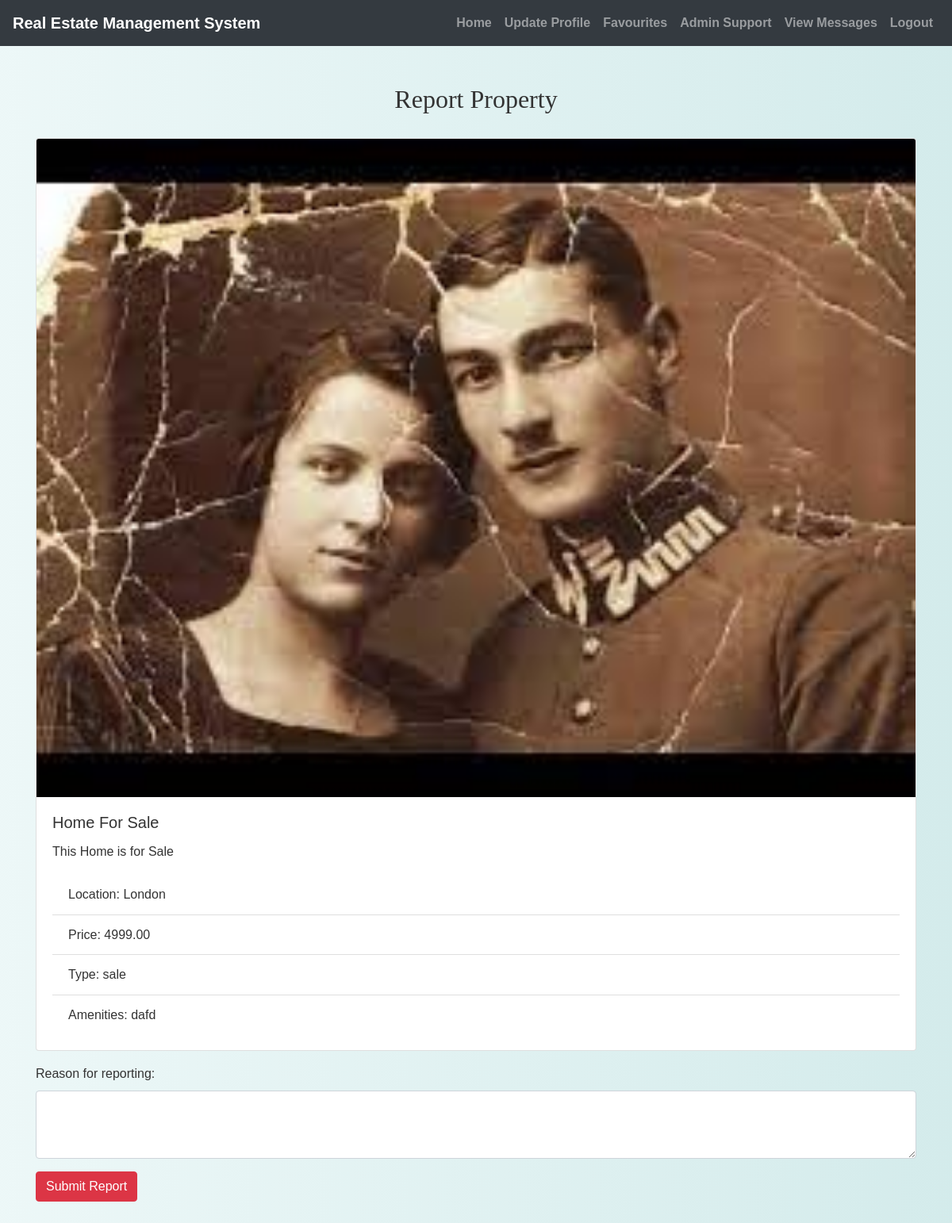
The app's page /buyer/report_property.php?property_id=1 (signed in) with its own data.
### tables this page shows
CREATE TABLE `properties` (
  `property_id` int(11) NOT NULL,
  `user_id` int(11) DEFAULT NULL,
  `title` varchar(255) NOT NULL,
  `description` text NOT NULL,
  `location` varchar(255) NOT NULL,
  `price` decimal(10,2) NOT NULL,
  `property_type` enum('rent','sale') NOT NULL,
  `amenities` text DEFAULT NULL,
  `image` varchar(255) DEFAULT NULL,
  `bedrooms` int(11) NOT NULL,
  `latitude` decimal(10,8) NOT NULL,
  `longitude` decimal(11,8) NOT NULL,
  `status` enum('Active','Sold') DEFAULT 'Active'
);

### buyer/report_property.php (the view, shortened to what this page needs)
<?php
include('config.php');
$property_id = $_GET['property_id'];
$sql = "SELECT * FROM Properties WHERE property_id = ?";
if ($stmt = mysqli_prepare($conn, $sql)) {
    mysqli_stmt_bind_param($stmt, "i", $property_id);
    mysqli_stmt_execute($stmt);
    $result = mysqli_stmt_get_result($stmt);
    $property = mysqli_fetch_assoc($result);
}
?>
<!DOCTYPE html>
<html>
<head>
    <link rel="stylesheet" href="https://maxcdn.bootstrapcdn.com/bootstrap/4.5.2/css/bootstrap.min.css">
    <link rel="stylesheet" href="./css/style.css">
</head>
<body>
<?php include('navbar.php'); ?>
<div class="container mt-5 mb-5">
    <h2>Report Property</h2>
    <div class="card">
        <img src="../seller/<?php echo htmlspecialchars($property['image']); ?>" class="card-img-top" alt="Property Image">
        <div class="card-body">
            <h5 class="card-title"><?php echo htmlspecialchars($property['title']); ?></h5>
            <p class="card-text"><?php echo htmlspecialchars($property['description']); ?></p>
            <ul class="list-group list-group-flush">
                <li class="list-group-item">Location: <?php echo htmlspecialchars($property['location']); ?></li>
                <li class="list-group-item">Price: <?php echo htmlspecialchars($property['price']); ?></li>
                <li class="list-group-item">Type: <?php echo htmlspecialchars($property['property_type']); ?></li>
                <li class="list-group-item">Amenities: <?php echo htmlspecialchars($property['amenities']); ?></li>
            </ul>
        </div>
    </div>
    <form action="<?php echo htmlspecialchars($_SERVER['PHP_SELF']); ?>?property_id=<?php echo $property_id; ?>" method="post" class="mt-3">
        <div class="form-group">
            <label for="report_reason">Reason for reporting:</label>
            <textarea class="form-control" id="report_reason" name="report_reason" rows="3" required></textarea>
        </div>
        <button type="submit" class="btn btn-danger">Submit Report</button>
    </form>
</div>
</body>
</html>

### buyer/css/style.css (style rules this page uses)
body { background: linear-gradient(90deg, rgba(233, 246, 246, 0.831), rgba(207, 233, 233, 0.9)); font-family: 'Arial', sans-serif; color: #333; line-height: 1.6; }
h1, h2, h3, h4 { text-align: center; margin-top: 30px; margin-bottom: 30px; font-family: 'Georgia', serif; }
.container { margin-bottom: 40px; }

### records on screen
properties: image (picture), title "Home For Sale", description "This Home is for Sale", location "London", price "4999.00", property_type "sale", amenities "dafd"
